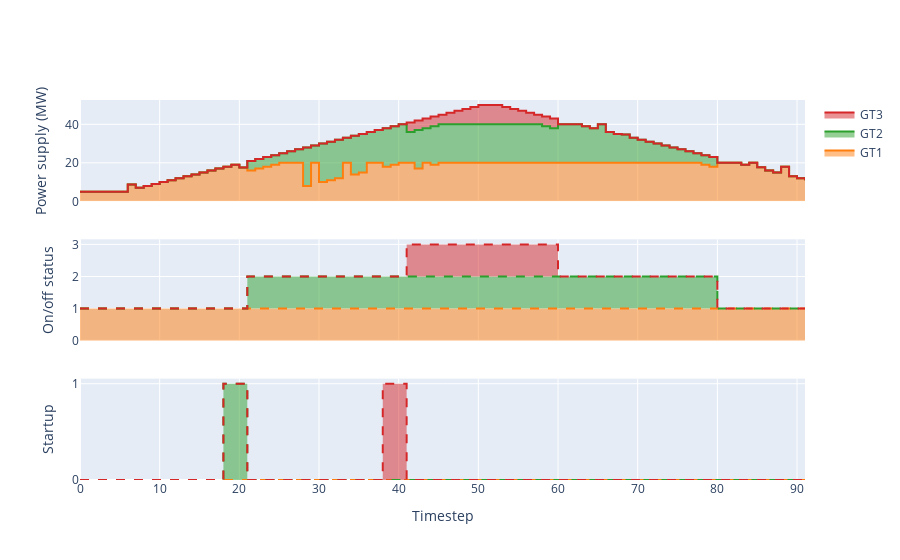

The code cell stored with this chart in its notebook:
### Code cell
plots.plot_deviceprofile(mc,devs=['GT1','GT2','GT3'],includeOnOff=True,includePrep=True)

### Figure 1 — Plotly figure (JSON) as saved in the notebook; plotly's stock layout.template omitted (floating-point values rounded to 4 significant figures)
{"data": [{"legendgroup": "GT1", "line": {"color": "rgb(255, 127, 14)", "shape": "hv"}, "name": "GT1", "stackgroup": "P", "type": "scatter", "xaxis": "x", "y": [5, 5, 5, 5, 5, 5, 8.778, 7, 8, 9, 10, 11, 12, 13, 14, 15, 16, 17, 18, 19, 17.57, 16, 17, 18, 19, 20, 20, 20, 8, 20, 10, 11, 12, 20, 14, 15, 20, 20, 18, 19, 20, 20, 17, 20, 19, 20, 20, 20, 20, 20, 20, 20, 20, 20, 20, 20, 20, 20, 20, 20, 20, 20, 20, 20, 20, 20, 20, 20, 20, 20, 20, 20, 20, 20, 20, 20, 20, 20, 19, 18, 20, 20, 20, 19, 20, 17.7, 16, 15, 18, 13, 12, 11], "yaxis": "y"}, {"legendgroup": "GT1", "line": {"color": "rgb(255, 127, 14)", "dash": "dash", "shape": "hv"}, "name": "GT1", "showlegend": false, "stackgroup": "ison", "type": "scatter", "xaxis": "x2", "y": [1, 1, 1, 1, 1, 1, 1, 1, 1, 1, 1, 1, 1, 1, 1, 1, 1, 1, 1, 1, 1, 1, 1, 1, 1, 1, 1, 1, 1, 1, 1, 1, 1, 1, 1, 1, 1, 1, 1, 1, 1, 1, 1, 1, 1, 1, 1, 1, 1, 1, 1, 1, 1, 1, 1, 1, 1, 1, 1, 1, 1, 1, 1, 1, 1, 1, 1, 1, 1, 1, 1, 1, 1, 1, 1, 1, 1, 1, 1, 1, 1, 1, 1, 1, 1, 1, 1, 1, 1, 1, 1, 1], "yaxis": "y2"}, {"legendgroup": "GT1", "line": {"color": "rgb(255, 127, 14)", "dash": "dash", "shape": "hv"}, "name": "GT1", "showlegend": false, "stackgroup": "ison", "type": "scatter", "xaxis": "x3", "y": [0, 0, 0, 0, 0, 0, 0, 0, 0, 0, 0, 0, 0, 0, 0, 0, 0, 0, 0, 0, 0, 0, 0, 0, 0, 0, 0, 0, 0, 0, 0, 0, 0, 0, 0, 0, 0, 0, 0, 0, 0, 0, 0, 0, 0, 0, 0, 0, 0, 0, 0, 0, 0, 0, 0, 0, 0, 0, 0, 0, 0, 0, 0, 0, 0, 0, 0, 0, 0, 0, 0, 0, 0, 0, 0, 0, 0, 0, 0, 0, 0, 0, 0, 0, 0, 0, 0, 0, 0, 0, 0, 0], "yaxis": "y3"}, {"legendgroup": "GT2", "line": {"color": "rgb(44, 160, 44)", "shape": "hv"}, "name": "GT2", "stackgroup": "P", "type": "scatter", "xaxis": "x", "y": [0, 0, 0, 0, 0, 0, 0, 0, 0, 0, 0, 0, 0, 0, 0, 0, 0, 0, 0, 0, 0, 5, 5, 5, 5, 5, 6, 7, 20, 9, 20, 20, 20, 13, 20, 20, 16, 17, 20, 20, 20, 16, 20, 18, 20, 20, 20, 20, 20, 20, 20, 20, 20, 20, 20, 20, 20, 20, 19, 18, 20, 20, 20, 19, 18, 20, 16, 15, 14.7, 13, 12, 11, 10, 9, 8, 7, 6, 5, 5, 5, 0, 0, 0, 0, 0, 0, 0, 0, 0, 0, 0, 0], "yaxis": "y"}, {"legendgroup": "GT2", "line": {"color": "rgb(44, 160, 44)", "dash": "dash", "shape": "hv"}, "name": "GT2", "showlegend": false, "stackgroup": "ison", "type": "scatter", "xaxis": "x2", "y": [0, 0, 0, 0, 0, 0, 0, 0, 0, 0, 0, 0, 0, 0, 0, 0, 0, 0, 0, 0, 0, 1, 1, 1, 1, 1, 1, 1, 1, 1, 1, 1, 1, 1, 1, 1, 1, 1, 1, 1, 1, 1, 1, 1, 1, 1, 1, 1, 1, 1, 1, 1, 1, 1, 1, 1, 1, 1, 1, 1, 1, 1, 1, 1, 1, 1, 1, 1, 1, 1, 1, 1, 1, 1, 1, 1, 1, 1, 1, 1, 0, 0, 0, 0, 0, 0, 0, 0, 0, 0, 0, 0], "yaxis": "y2"}, {"legendgroup": "GT2", "line": {"color": "rgb(44, 160, 44)", "dash": "dash", "shape": "hv"}, "name": "GT2", "showlegend": false, "stackgroup": "ison", "type": "scatter", "xaxis": "x3", "y": [0, 0, 0, 0, 0, 0, 0, 0, 0, 0, 0, 0, 0, 0, 0, 0, 0, 0, 1, 1, 1, 0, 0, 0, 0, 0, 0, 0, 0, 0, 0, 0, 0, 0, 0, 0, 0, 0, 0, 0, 0, 0, 0, 0, 0, 0, 0, 0, 0, 0, 0, 0, 0, 0, 0, 0, 0, 0, 0, 0, 0, 0, 0, 0, 0, 0, 0, 0, 0, 0, 0, 0, 0, 0, 0, 0, 0, 0, 0, 0, 0, 0, 0, 0, 0, 0, 0, 0, 0, 0, 0, 0], "yaxis": "y3"}, {"legendgroup": "GT3", "line": {"color": "rgb(214, 39, 40)", "shape": "hv"}, "name": "GT3", "stackgroup": "P", "type": "scatter", "xaxis": "x", "y": [0, 0, 0, 0, 0, 0, 0, 0, 0, 0, 0, 0, 0, 0, 0, 0, 0, 0, 0, 0, 0, 0, 0, 0, 0, 0, 0, 0, 0, 0, 0, 0, 0, 0, 0, 0, 0, 0, 0, 0, 0, 5, 5, 5, 5, 5, 6, 7, 8, 9, 10, 10, 10, 9, 8, 7, 6, 5, 5, 5, 0, 0, 0, 0, 0, 0, 0, 0, 0, 0, 0, 0, 0, 0, 0, 0, 0, 0, 0, 0, 0, 0, 0, 0, 0, 0, 0, 0, 0, 0, 0, 0], "yaxis": "y"}, {"legendgroup": "GT3", "line": {"color": "rgb(214, 39, 40)", "dash": "dash", "shape": "hv"}, "name": "GT3", "showlegend": false, "stackgroup": "ison", "type": "scatter", "xaxis": "x2", "y": [0, 0, 0, 0, 0, 0, 0, 0, 0, 0, 0, 0, 0, 0, 0, 0, 0, 0, 0, 0, 0, 0, 0, 0, 0, 0, 0, 0, 0, 0, 0, 0, 0, 0, 0, 0, 0, 0, 0, 0, 0, 1, 1, 1, 1, 1, 1, 1, 1, 1, 1, 1, 1, 1, 1, 1, 1, 1, 1, 1, 0, 0, 0, 0, 0, 0, 0, 0, 0, 0, 0, 0, 0, 0, 0, 0, 0, 0, 0, 0, 0, 0, 0, 0, 0, 0, 0, 0, 0, 0, 0, 0], "yaxis": "y2"}, {"legendgroup": "GT3", "line": {"color": "rgb(214, 39, 40)", "dash": "dash", "shape": "hv"}, "name": "GT3", "showlegend": false, "stackgroup": "ison", "type": "scatter", "xaxis": "x3", "y": [0, 0, 0, 0, 0, 0, 0, 0, 0, 0, 0, 0, 0, 0, 0, 0, 0, 0, 0, 0, 0, 0, 0, 0, 0, 0, 0, 0, 0, 0, 0, 0, 0, 0, 0, 0, 0, 0, 1, 1, 1, 0, 0, 0, 0, 0, 0, 0, 0, 0, 0, 0, 0, 0, 0, 0, 0, 0, 0, 0, 0, 0, 0, 0, 0, 0, 0, 0, 0, 0, 0, 0, 0, 0, 0, 0, 0, 0, 0, 0, 0, 0, 0, 0, 0, 0, 0, 0, 0, 0, 0, 0], "yaxis": "y3"}], "layout": {"autosize": true, "legend": {"traceorder": "reversed"}, "xaxis": {"anchor": "y", "autorange": true, "domain": [0, 1], "matches": "x3", "range": [0, 91], "showticklabels": false, "title": {"text": ""}}, "xaxis2": {"anchor": "y2", "autorange": true, "domain": [0, 1], "matches": "x3", "range": [0, 91], "showticklabels": false}, "xaxis3": {"anchor": "y3", "autorange": true, "domain": [0, 1], "range": [0, 91], "title": {"text": "Timestep"}}, "yaxis": {"anchor": "x", "autorange": true, "domain": [0.7333, 1], "range": [0, 52.63], "title": {"text": "Power supply (MW)"}, "type": "linear"}, "yaxis2": {"anchor": "x2", "autorange": true, "domain": [0.3667, 0.6333], "range": [0, 3.158], "title": {"text": "On/off status"}, "type": "linear"}, "yaxis3": {"anchor": "x3", "autorange": true, "domain": [0, 0.2667], "nticks": 2, "range": [0, 1.053], "title": {"text": "Startup"}, "type": "linear"}}}
